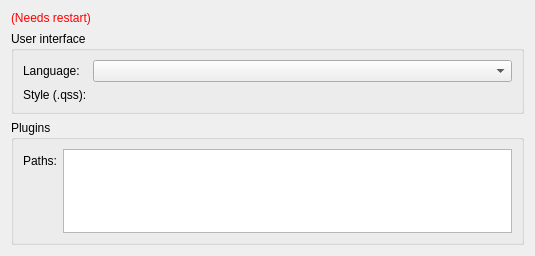
<?xml version="1.0" encoding="UTF-8"?>
<ui version="4.0">
 <class>GeneralPreferences</class>
 <widget class="QWidget" name="GeneralPreferences">
  <property name="geometry">
   <rect>
    <x>0</x>
    <y>0</y>
    <width>535</width>
    <height>256</height>
   </rect>
  </property>
  <property name="windowTitle">
   <string>General Preferences</string>
  </property>
  <layout class="QFormLayout" name="formLayout">
   <item row="0" column="0">
    <widget class="QLabel" name="label_WarningLanguage">
     <property name="styleSheet">
      <string notr="true">color: #FF0000
</string>
     </property>
     <property name="text">
      <string>(Needs restart)</string>
     </property>
     <property name="wordWrap">
      <bool>true</bool>
     </property>
    </widget>
   </item>
   <item row="4" column="0" colspan="2">
    <widget class="QGroupBox" name="groupBox_2">
     <property name="title">
      <string>Plugins</string>
     </property>
     <layout class="QFormLayout" name="formLayout_2">
      <item row="0" column="0">
       <widget class="QLabel" name="label_2">
        <property name="text">
         <string>Paths:</string>
        </property>
       </widget>
      </item>
      <item row="0" column="1">
       <widget class="QPlainTextEdit" name="plainTextEdit">
        <property name="maximumSize">
         <size>
          <width>16777215</width>
          <height>100</height>
         </size>
        </property>
       </widget>
      </item>
     </layout>
    </widget>
   </item>
   <item row="2" column="0" colspan="2">
    <widget class="QGroupBox" name="groupBox">
     <property name="title">
      <string>User interface</string>
     </property>
     <layout class="QFormLayout" name="formLayout_3">
      <item row="0" column="0">
       <widget class="QLabel" name="label">
        <property name="text">
         <string>Language:</string>
        </property>
       </widget>
      </item>
      <item row="0" column="1">
       <widget class="QComboBox" name="comboBox"/>
      </item>
      <item row="1" column="0">
       <widget class="QLabel" name="label_3">
        <property name="text">
         <string>Style (.qss):</string>
        </property>
        <property name="alignment">
         <set>Qt::AlignBottom|Qt::AlignLeading|Qt::AlignLeft</set>
        </property>
       </widget>
      </item>
     </layout>
    </widget>
   </item>
  </layout>
 </widget>
 <resources/>
 <connections/>
</ui>
